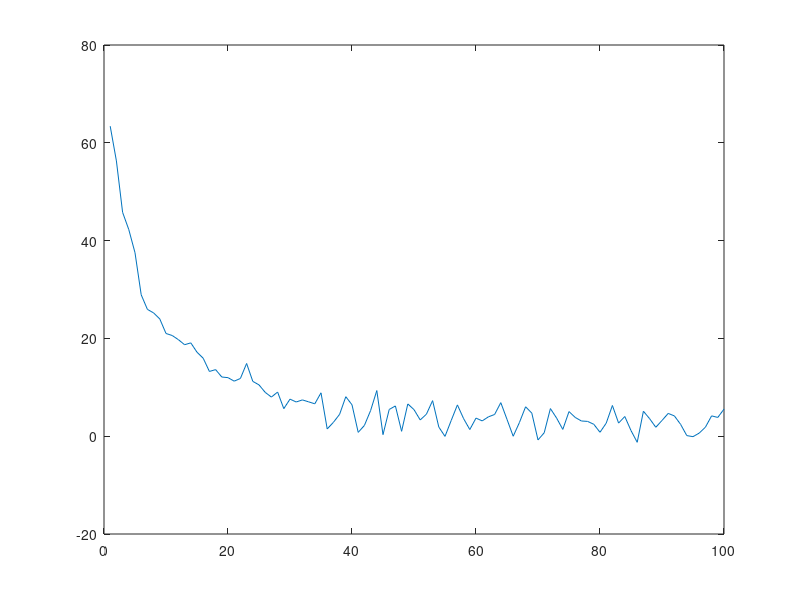

Source code (MATLAB):
function elbow_method()
    inertia = [1691.1938582194969, 1627.795744308098, 1578.6063644428389, 1536.2429200108393, 1494.1137111714638, 1461.2007057729381, 1436.2713151877556, 1409.328886177325, 1385.8422918107474, 1361.3863762093938, 1343.8339167427134, 1320.1996461231067, 1304.351605918134, 1282.783632891337, 1266.1766261237049, 1248.4327588839997, 1234.284215782312, 1221.9503965727113, 1207.050624292884, 1197.7374763712721, 1183.1062296218065, 1175.223008153968, 1159.4944269277491, 1145.4778185879838, 1137.070835140307, 1124.4886517745383, 1119.1405143282666, 1108.4866010655714, 1101.0762775317132, 1097.2156200547681, 1085.9175547556972, 1083.2224824845566, 1071.0735044422174, 1069.166931138169, 1057.823634620635, 1051.4173047187903, 1054.8544838968135, 1045.7456633029672, 1045.9045684763673, 1029.5909393146196, 1033.057474958224, 1028.0199893077997, 1028.6511995308445, 1017.5260883254989, 1009.9853843538529, 1016.8810672325518, 999.0558577945815, 1004.5070683375304, 997.0528557338524, 991.3010116185053, 986.1820100494732, 984.6458128760537, 977.1841083234882, 970.0993773544777, 973.4344982223192, 970.1732174876037, 967.0105335608067, 957.3710211713196, 959.821337259422, 954.6490896199845, 952.4160038209903, 948.3885074185966, 944.4983777586096, 939.5055663798521, 930.7697493348604, 932.621998591928, 930.787848283791, 927.0501121602715, 918.756403035222, 917.6066426244812, 920.2781617733854, 916.2088135634756, 908.976113308108, 908.7921321301076, 906.199239763163, 898.7193447716259, 898.5174467404838, 892.4949986137941, 892.4619378802236, 887.6208167813193, 890.8558152915322, 882.2989016633652, 878.2874579926488, 876.9399178553738, 870.2279030493597, 874.632929030788, 872.7211352714909, 864.4240316334104, 865.5422566499635, 860.7694980945079, 859.1080657890869, 851.4512246384778, 850.8099408257644, 846.6031485972079, 850.5650589671358, 846.7897195680229, 849.2946557054541, 843.1088728254654, 840.9784720165411, 835.4344344707206];
    
    function plot_inertia()
        plot(inertia);
    end
    
    function plot_derivatives()
        derivatives = zeros(100, 1)
        derivatives(1) = inertia(2) - inertia(1)
        
        for i = 2 : 99
            derivatives(i) = (inertia(i + 1) - inertia(i - 1)) / 2
        end
        
        derivatives(100) = inertia(100) - inertia(99)
        plot(-derivatives)
    end

    % plot_inertia()
    plot_derivatives()
end